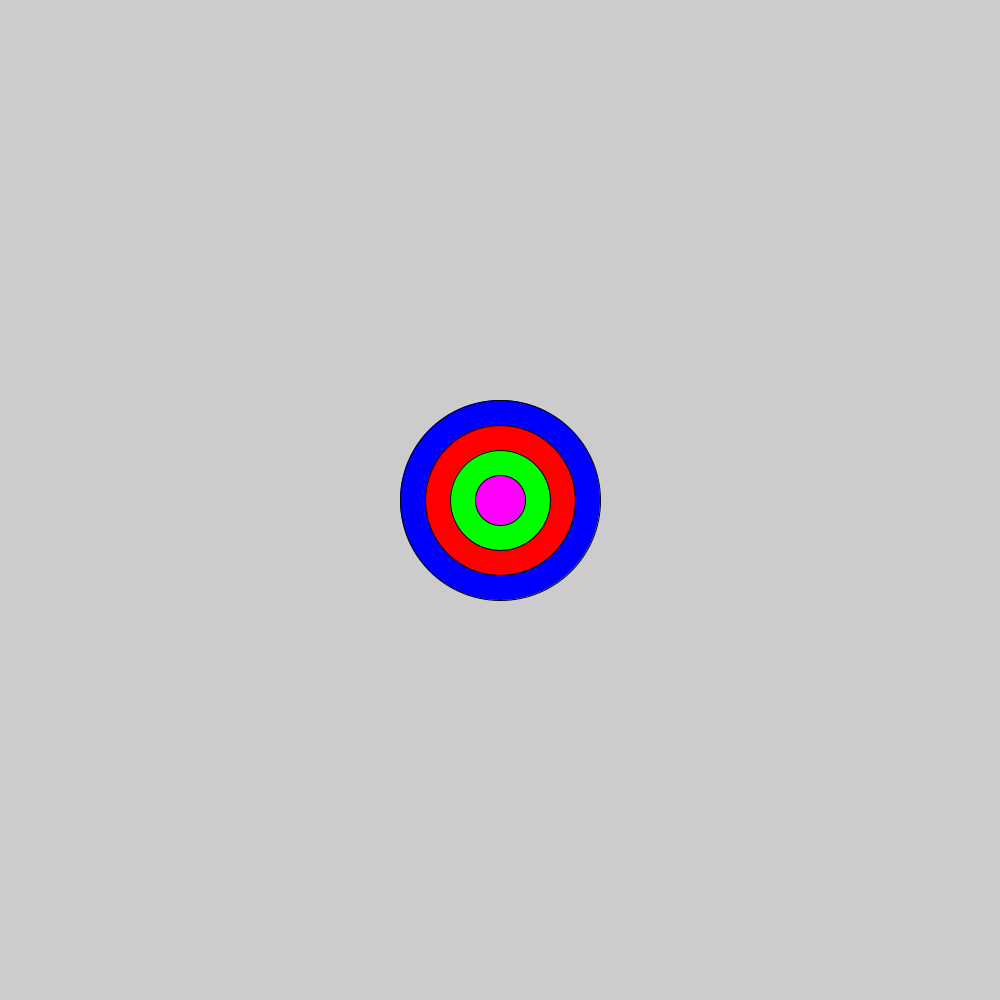
Frame 1 (no input)
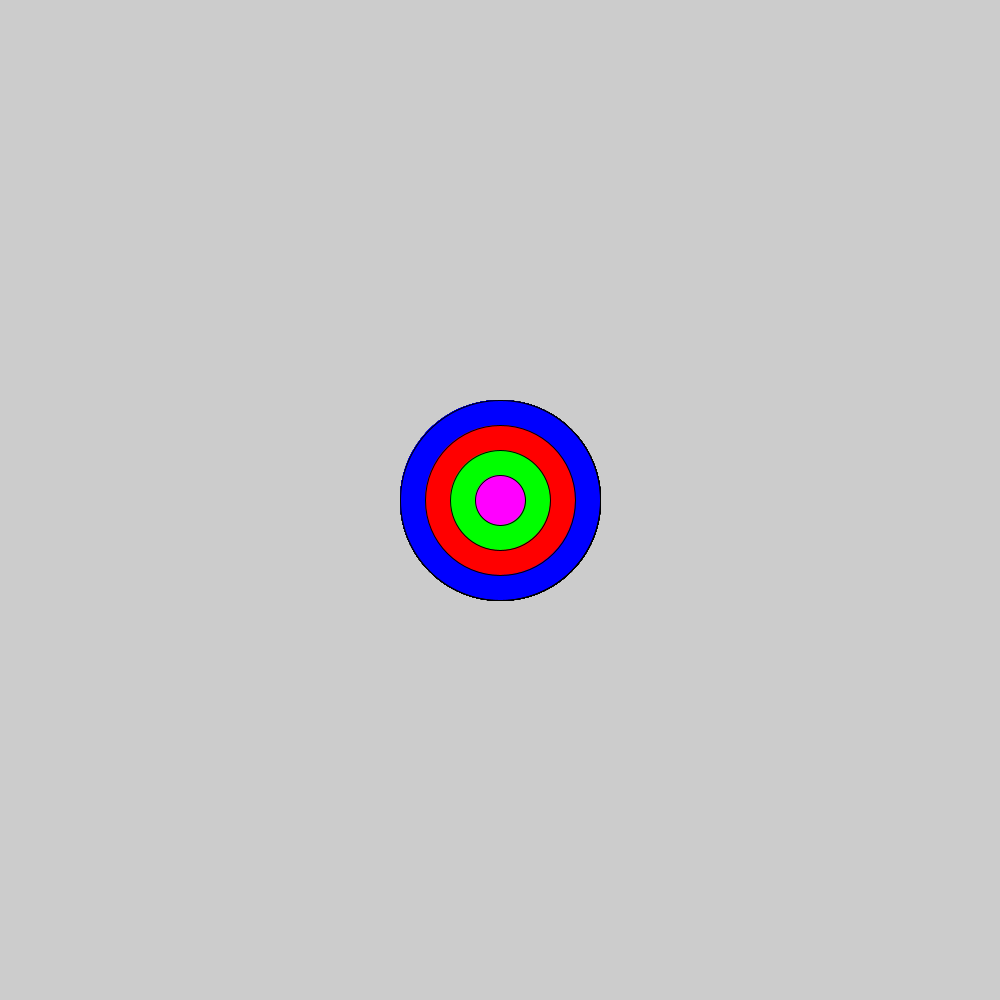
Frame 60 (the mouse pressed at the canvas centre just before this capture)
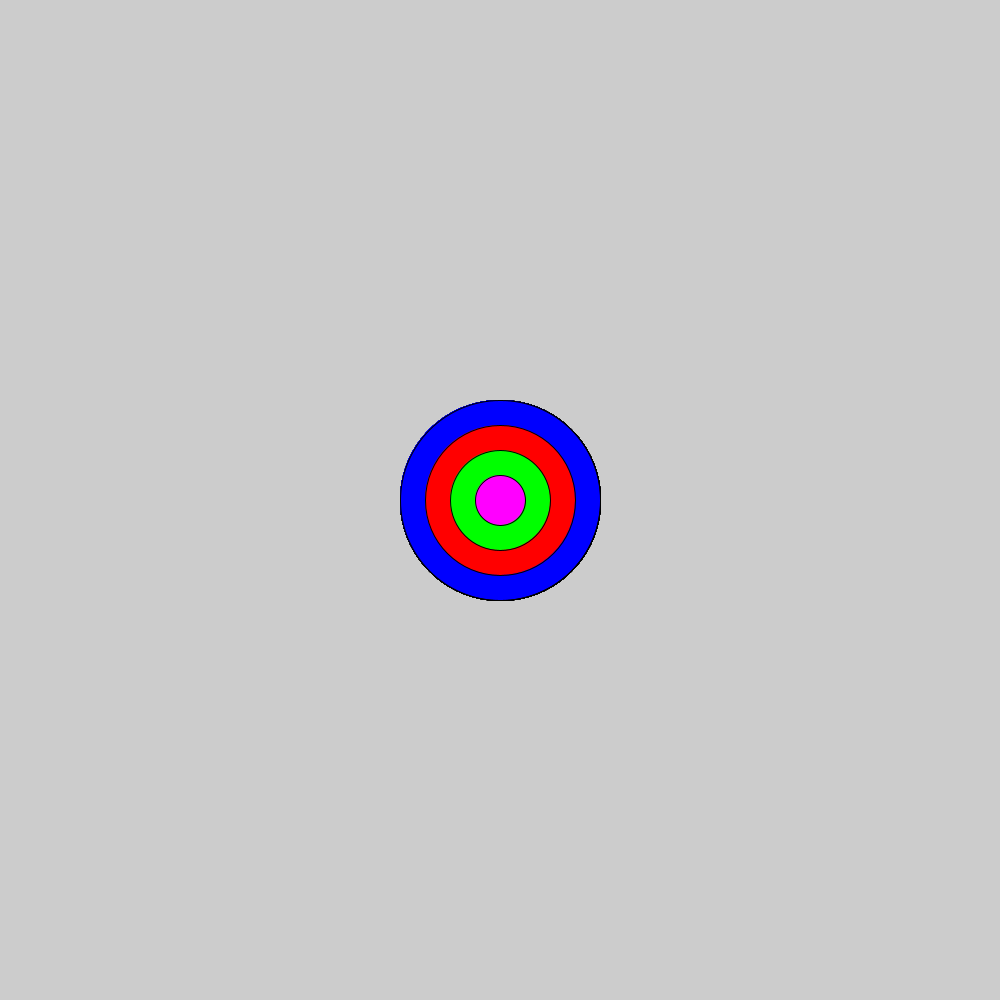
Frame 120 (the mouse held since frame 60 and released just before this capture)

The Processing sketch that drew these frames (run headless with seeded random() and noise(); from frame 60 on, the mouse is pressed at the canvas centre):

// Processing sketch: bullseye
// ── bullseye.pde

void setup() {
 
  // set the size of your sketch
  size(1000,1000);
}

void draw() {
  
  //Starting with the largest ellipse, use a for loop to draw a bullseye with ellipses.
  fill(0,0,255);
  ellipse(500, 500, 200, 200);
  fill(255,0,0);
  ellipse(500, 500, 150, 150);
  fill(0,255,0);
  ellipse(500,500,100,100);
  fill(255,0,255);
  ellipse(500,500,50,50);
  //Use an if statement and remainder to alternate the color of your rings.
  
  
}
